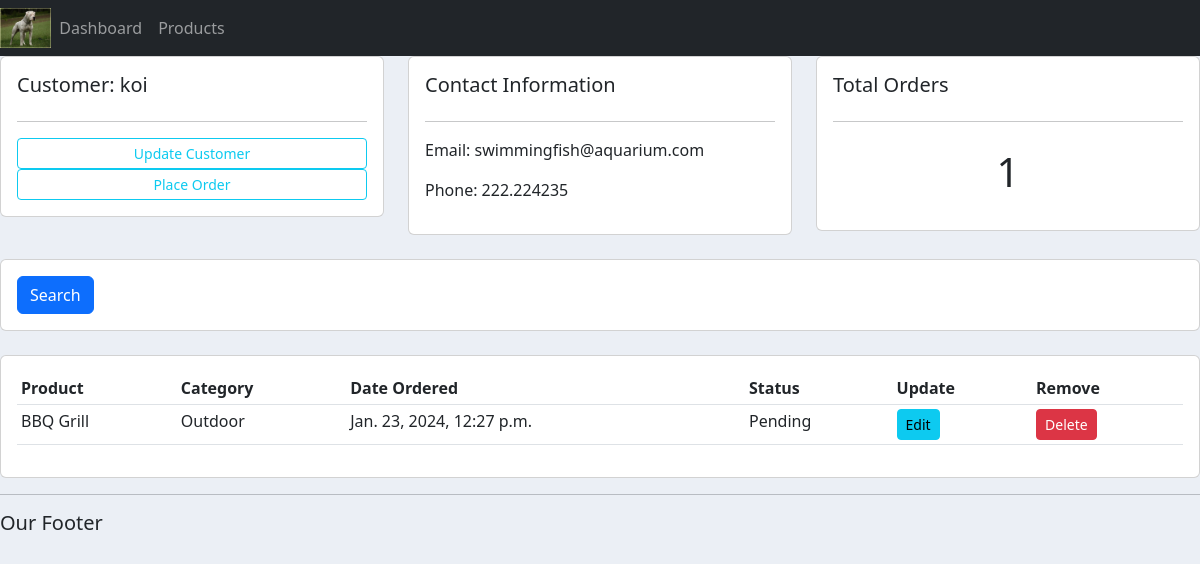
The app's page /customer/5/, older data.
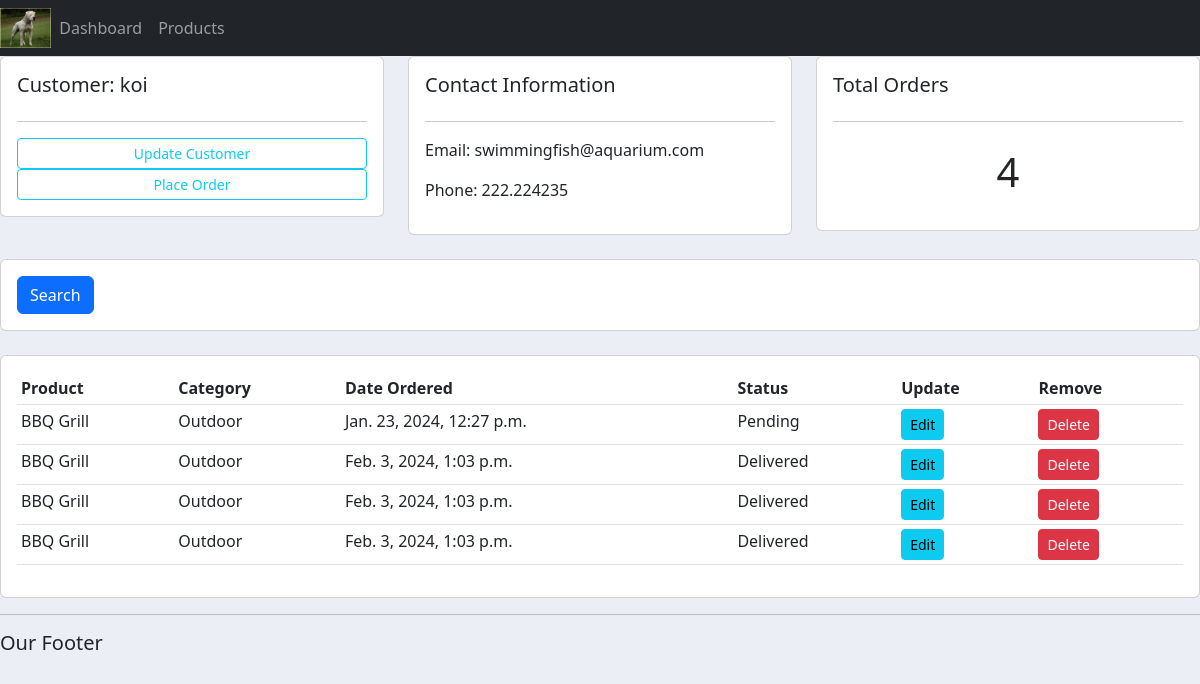
The same page, newer data.
### accounts/models.py (models this page shows, shortened)
class Order(models.Model):
    STATUS = (
                ('Pending', 'Pending'),
                ('Out for delivery', 'Out for delivery'),
                ('Delivered', 'Delivered')
    )
    customer = models.ForeignKey(Customer, null=True, on_delete=models.SET_NULL)
    product = models.ForeignKey(Product, null=True, on_delete=models.SET_NULL)
    date_created = models.DateTimeField(auto_now_add=True)
    status = models.CharField(max_length=50, null=True, choices=STATUS)

class Product(models.Model):
    CATEGORY = (
                    ('Indoor', 'Indoor'),
                    ('Outdoor', 'Outdoor'),
    )
    name = models.CharField(max_length=50, null=True)
    price = models.FloatField(null=True)
    category = models.CharField(max_length=200, null=True, choices=CATEGORY)
    description = models.CharField(max_length=200, null=True, blank=True)
    date_created = models.DateTimeField(auto_now_add=True)
    tags = models.ManyToManyField(Tag)
    def __str__(self):
        return self.name

### accounts/views.py (the view)
# urls.py: path('customer/<str:pk>/', views.customer, name='customer'),
def customer(request, pk):
    customer = Customer.objects.get(id=pk) #to get the specific Customer via Primar Key (pk)
    total_order = customer.order_set.all().count()
    orders = customer.order_set.all()
    context = {'customer' : customer,
               'total_order' : total_order,
               'orders' : orders,
               }
    return render(request, 'accounts/customer.html', context)

### accounts/templates/accounts/customer.html (shortened to what this page needs)
{% extends 'accounts/main.html' %}
{% block content %}
<div class="row">
    <div class="col-md">
        <div class="card card-body">
            <h5>Customer: {{customer.name}}</h5>
            <hr>
            <a class="btn btn-outline-info  btn-sm btn-block" href="">Update Customer</a>
            <a class="btn btn-outline-info  btn-sm btn-block" href="{% url 'create_order' customer.id %}">Place Order</a>
        </div>
    </div>
    <div class="col-md">
        <div class="card card-body">
            <h5>Contact Information</h5>
            <hr>
            <p>Email: {{customer.email}} </p>
            <p>Phone: {{customer.phone}}</p>
        </div>
    </div>
    <div class="col-md">
        <div class="card card-body">
            <h5>Total Orders</h5>
            <hr>
            <h1 style="text-align: center;padding: 10px">{{total_order}}</h1>
        </div>
    </div>
</div>
<br>
<div class="row">
    <div class="col">
        <div class="card card-body">
            <form method="get">
                <button class="btn btn-primary" type="submit">Search</button>
            </form>
        </div>
    </div>
</div>
<br>
<div class="row">
    <div class="col-md">
        <div class="card card-body">
            <table class="table table-sm">
                <tr>
                    <th>Product</th>
                    <th>Category</th>
                    <th>Date Ordered</th>
                    <th>Status</th>
                    <th>Update</th>
                    <th>Remove</th>
                </tr>
                {% for order in orders  %}
                <tr>
                    <td>{{order.product}}</td>
                    <td>{{order.product.category}}</td>
                    <td>{{order.date_created}}</td>
                    <td>{{order.status}}</td>
                    <td><a href="{% url 'update_order' order.id %}" class="btn btn-sm btn-info">Edit</a></td>
                    <td><a href="{% url 'delete_order' order.id %}" class="btn btn-sm btn-danger">Delete</a></td>
                </tr>
                {% endfor %}
            </table>
        </div>
    </div>
</div>
{% endblock  %}

Row changes from the older to the newer data that the page shows:
added Order: product "BBQ Grill", product.category "Outdoor", date_created "Feb. 3, 2024, 1:03 p.m.", status "Delivered"
added Order: product "BBQ Grill", product.category "Outdoor", date_created "Feb. 3, 2024, 1:03 p.m.", status "Delivered"
added Order: product "BBQ Grill", product.category "Outdoor", date_created "Feb. 3, 2024, 1:03 p.m.", status "Delivered"
Text that changed along with them:
{{ total_order }}: "1" → "4"
